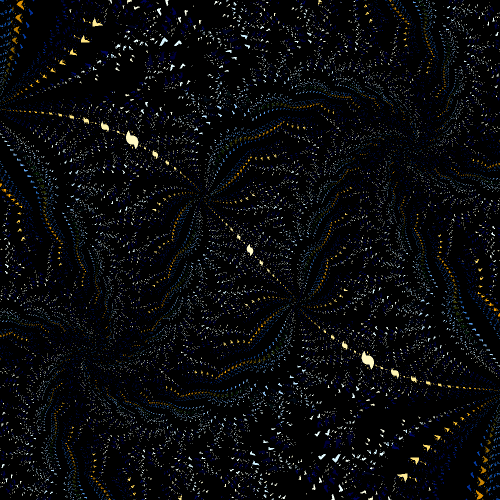
#> input picture assets/gallery/fractals/fractal (10).png, 1000 x 1000 px, given in place of fractal (0).png, which was not available (shown at 1/2 size)
$ python downscale.py
#> lines starting #> are read from the running program, lines starting #| are printed output that depends on the picture
import cv2

for i in range(0, 56 + 1):
    print(f"img {i}")
    img = cv2.imread(f"fractal ({i}).png")
#> img is the input picture: shape (1000, 1000, 3); mean B, G, R 12.1, 10.2, 9.3
    img = cv2.resize(img, (500, 500))
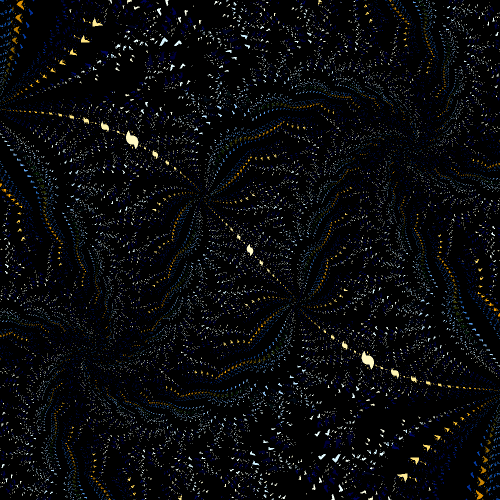
#> img: shape (500, 500, 3); mean B, G, R 12.1, 10.3, 9.3
    cv2.imwrite(f"downscaled/fractal ({i}) downscaled.png", img)
#> pass 2 of the loop `for i in range(0, 56 + 1):`:
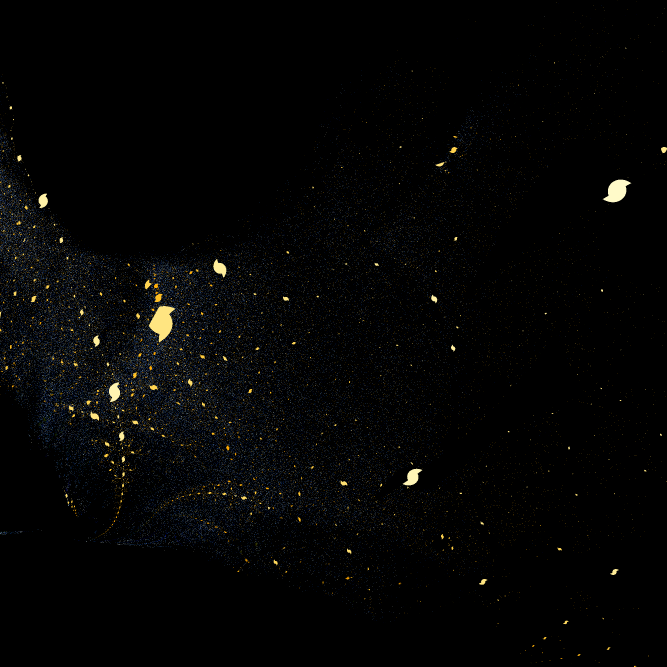
#> input picture assets/gallery/fractals/fractal (11).png, 2000 x 2000 px, given in place of fractal (1).png, which was not available (shown at 1/3 size)
#> img is the input picture: shape (2000, 2000, 3); mean B, G, R 4.3, 4.6, 4.5
#> `img = cv2.resize(img, (500, 500))`:
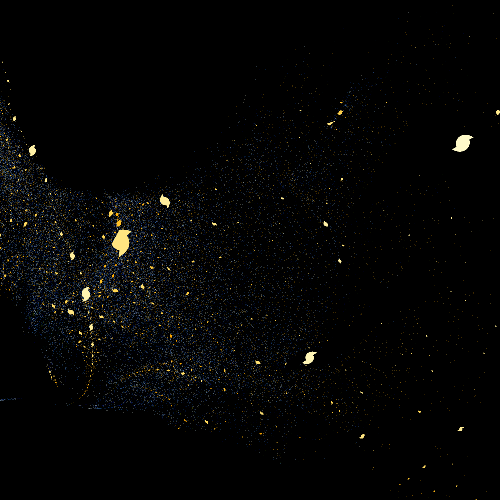
#> img: shape (500, 500, 3); mean B, G, R 4.3, 4.7, 4.5
#> (the run stopped early here; a loop or call above may not have finished)
